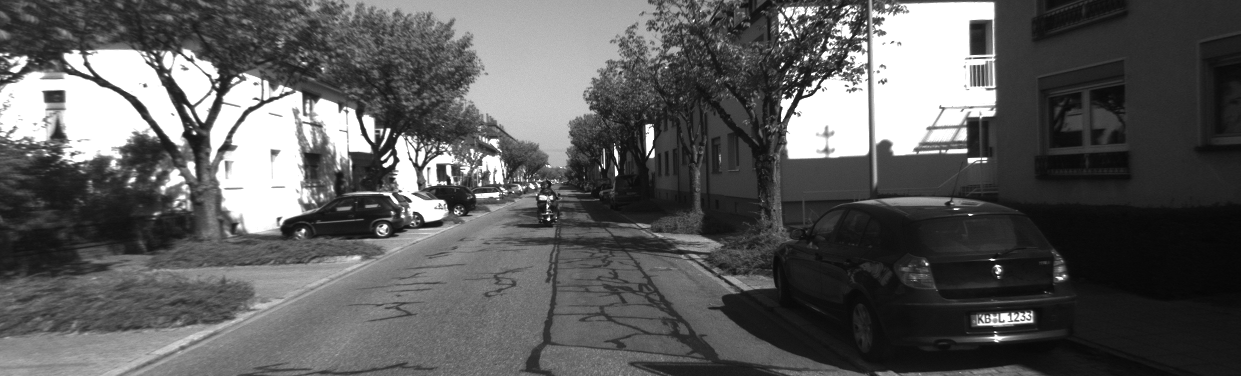
#> input picture trajectory tracking and deviation/images/000002.png, 1241 x 376 px
$ python ocr.py --image images/000002.png
#> lines starting #> are read from the running program, lines starting #| are printed output that depends on the picture; after the words box and inside, x2 and y2 are one past the last pixel; in counts of white or black regions, pixels touching at a corner belong together
from PIL import Image
import pytesseract
import argparse
import cv2
import os

#pytesseract.pytesseract.tesseract_cmd = r"C:\Program Files (x86)\Tesseract-OCR\tesseract.exe"

pytesseract.pytesseract.tesseract_cmd = 'C:\\Program Files\\Tesseract-OCR\\tesseract.exe'


ap = argparse.ArgumentParser()
ap.add_argument("-i", "--image", required=True,
	help="path to input image to be OCR'd")
ap.add_argument("-p", "--preprocess", type=str, default="thresh",
	help="type of preprocessing to be done")
args = vars(ap.parse_args())

image = cv2.imread(args["image"])
#> image is the input picture: shape (376, 1241, 3); min 5, max 255, mean 91.7
gray = cv2.cvtColor(image, cv2.COLOR_BGR2GRAY)
# check to see if we should apply thresholding to preprocess the
# image
if args["preprocess"] == "thresh":
	gray = cv2.threshold(gray, 0, 255,
		cv2.THRESH_BINARY | cv2.THRESH_OTSU)[1]
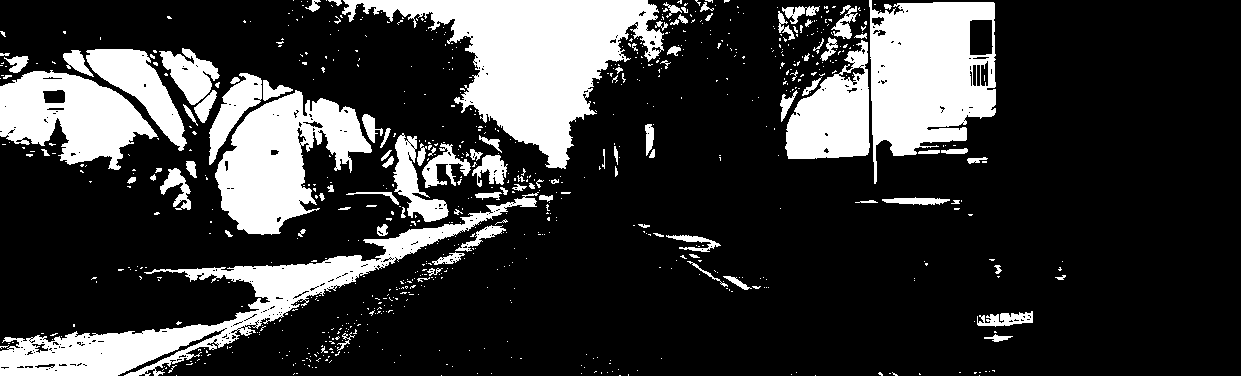
#> gray: shape (376, 1241); 22% white; 800 white regions (695 under 20 px), largest, box (x1, y1, x2, y2) and area: (342, 0, 664, 169) 22198, (869, 0, 996, 184) 15521, (0, 192, 539, 376) 15403
# make a check to see if median blurring should be done to remove
# noise
elif args["preprocess"] == "blur":
	gray = cv2.medianBlur(gray, 3)
# write the grayscale image to disk as a temporary file so we can
# apply OCR to it
filename = "{}.png".format(os.getpid())
cv2.imwrite(filename, gray)

#> (the run stopped early here; a loop or call above may not have finished)

$ run again, on trajectory tracking and deviation/images/000005.png
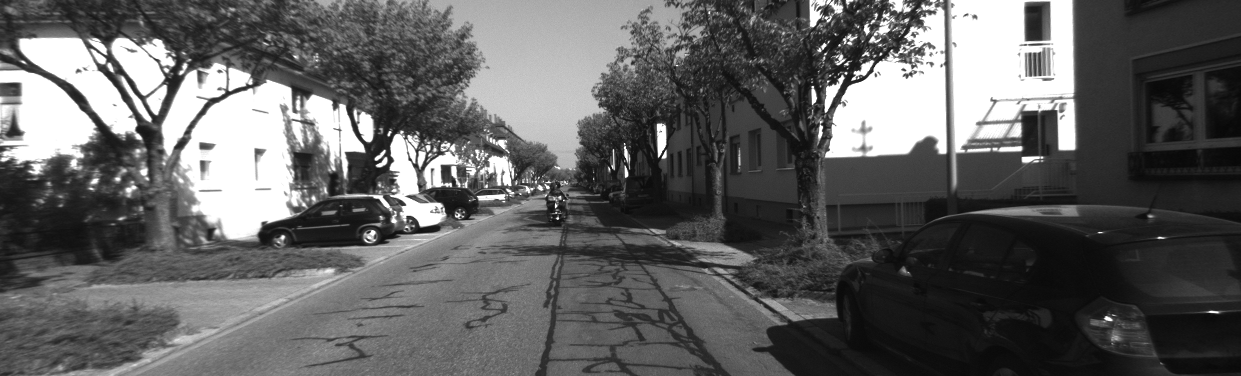
#> input picture trajectory tracking and deviation/images/000005.png, 1241 x 376 px
#> image is the input picture: shape (376, 1241, 3); min 8, max 255, mean 96.5
#> `gray = cv2.threshold(gray, 0, 255, cv2.THRESH_BINARY | cv2.THRESH_OTSU..`:
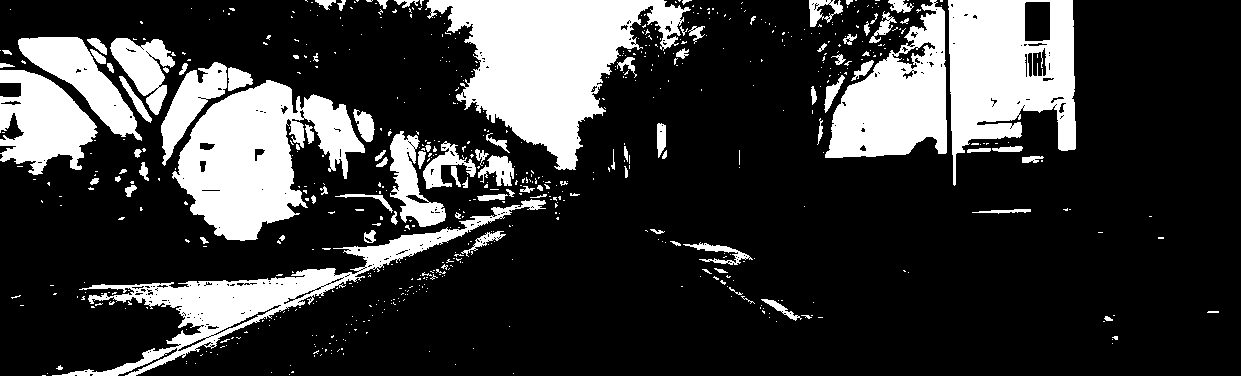
#> gray: shape (376, 1241); 22.6% white; 674 white regions (573 under 20 px), largest, box (x1, y1, x2, y2) and area: (425, 0, 691, 170) 21388, (172, 80, 365, 241) 16537, (948, 0, 1076, 186) 15060
